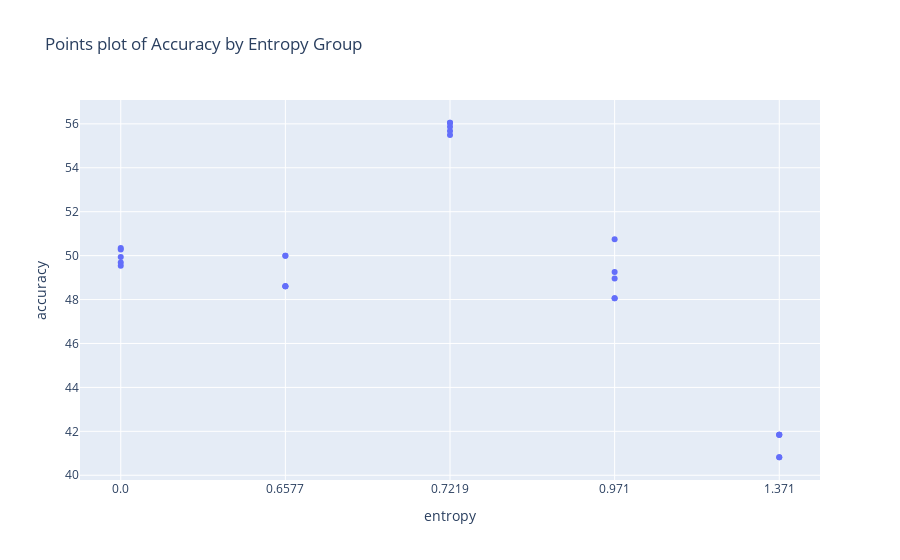

Notebook source saved alongside this figure:
### Code cell
# Create the boxplot using Plotly
fig = px.scatter(df_melted_acc, x='entropy', y='accuracy', title='Points plot of Accuracy by Entropy Group')
# Show the plot
fig.show()

### Figure 1 — Plotly figure (JSON) as saved in the notebook; plotly's stock layout.template omitted (floating-point values rounded to 4 significant figures)
{"data": [{"hovertemplate": "entropy=%{x}<br>accuracy=%{y}<extra></extra>", "legendgroup": "", "marker": {"color": "#636efa", "symbol": "circle"}, "mode": "markers", "name": "", "orientation": "v", "showlegend": false, "type": "scatter", "x": ["0.0", "0.0", "0.0", "0.0", "0.0", "0.6577", "0.6577", "0.6577", "0.6577", "0.6577", "0.7219", "0.7219", "0.7219", "0.7219", "0.7219", "0.971", "0.971", "0.971", "0.971", "0.971", "1.371", "1.371", "1.371", "1.371", "1.371"], "xaxis": "x", "y": [50.28, 49.94, 50.35, 49.69, 49.54, 50, 48.61, 48.61, 50, 48.61, 56.05, 55.87, 56.05, 55.68, 55.49, 48.06, 50.75, 48.96, 48.06, 49.25, 41.84, 40.82, 41.84, 41.84, 40.82], "yaxis": "y"}], "layout": {"legend": {"tracegroupgap": 0}, "title": {"text": "Points plot of Accuracy by Entropy Group"}, "xaxis": {"anchor": "y", "domain": [0, 1], "title": {"text": "entropy"}}, "yaxis": {"anchor": "x", "domain": [0, 1], "title": {"text": "accuracy"}}}}
